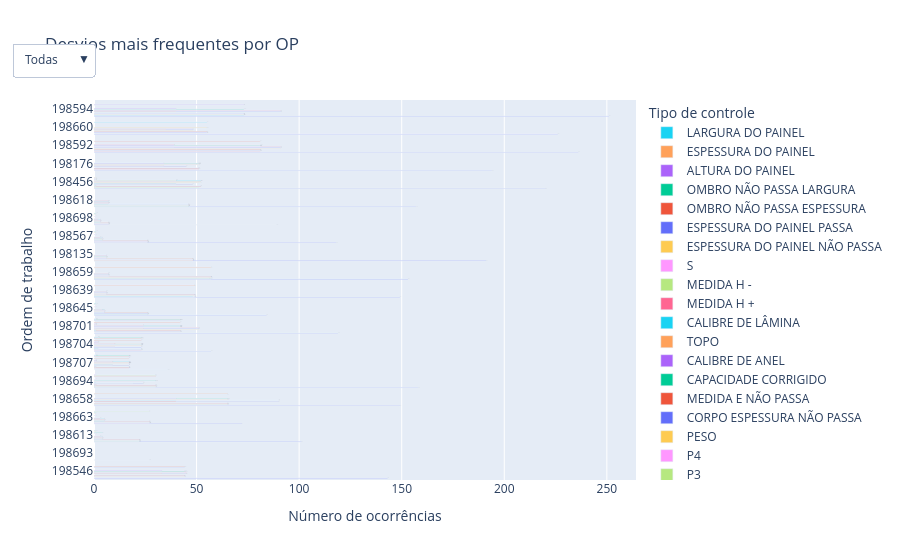

Source (notebook cell):
### Markdown cell above
## Maiores desvios por producao

### Code cell
# Conta cada Tipo de controle por Ordem de trabalhos
contagem = (
    df
    .groupby(['Ordem de trabalhos', 'Tipo de controle'])
    .size()
    .reset_index(name='Quantidade')
)

# Ordena para destacar os tipos mais presentes
contagem = contagem.sort_values(
    ['Ordem de trabalhos', 'Quantidade'],
    ascending=[True, False]
)

# Gráfico com os eixos invertidos
fig = px.bar(
    contagem,
    x='Quantidade',
    y='Ordem de trabalhos',
    color='Tipo de controle',
    orientation='h',
    barmode='group',
    text='Tipo de controle',
    title='Desvios mais frequentes por OP',
    labels={
        'Ordem de trabalhos': 'Ordem de trabalho',
        'Quantidade': 'Número de ocorrências'
    }
)

# Guarda os nomes, cores e dados originais do gráfico
nomes_originais = [
    trace.name
    for trace in fig.data
]

cores_tipos = {
    trace.name: trace.marker.color
    for trace in fig.data
}

dados_originais = {
    'x': [
        list(trace.x)
        for trace in fig.data
    ],
    'y': [
        list(trace.y)
        for trace in fig.data
    ],
    'text': [
        list(trace.text)
        for trace in fig.data
    ],
    'name': nomes_originais,
    'marker.color': [
        trace.marker.color
        for trace in fig.data
    ],
    'visible': [True] * len(fig.data)
}


# Retorna os dados de uma ordem específica
def filtrar_grafico(op=None):

    # Retorna todas as ordens
    if op is None:
        return dados_originais

    # A ordem crescente é intencional:
    # no gráfico horizontal, o último trace aparece no topo
    dados = (
        contagem[
            contagem['Ordem de trabalhos'] == op
        ]
        .sort_values(
            ['Quantidade', 'Tipo de controle'],
            ascending=[True, False]
        )
        .reset_index(drop=True)
    )

    valores_x = []
    valores_y = []
    valores_texto = []
    nomes = []
    cores = []
    visibilidade = []

    for posicao in range(len(fig.data)):

        if posicao < len(dados):
            linha = dados.iloc[posicao]

            tipo = str(linha['Tipo de controle'])
            quantidade = linha['Quantidade']

            valores_x.append([quantidade])
            valores_y.append([op])
            valores_texto.append([quantidade])

            nomes.append(tipo)
            cores.append(cores_tipos[tipo])
            visibilidade.append(True)

        else:
            # Oculta os traces que não são utilizados pela ordem
            nome_original = nomes_originais[posicao]

            valores_x.append([])
            valores_y.append([])
            valores_texto.append([])

            nomes.append(nome_original)
            cores.append(cores_tipos[nome_original])
            visibilidade.append(False)

    return {
        'x': valores_x,
        'y': valores_y,
        'text': valores_texto,
        'name': nomes,
        'marker.color': cores,
        'visible': visibilidade
    }


# Opção para visualizar todas as ordens
botoes = [
    dict(
        label='Todas',
        method='update',
        args=[
            filtrar_grafico(),
            {
                'title': 'Desvios mais frequentes por OP'
            }
        ]
    )
]

# Adiciona cada ordem ao dropdown
for op in OPs:
    botoes.append(
        dict(
            label=op,
            method='update',
            args=[
                filtrar_grafico(op),
                {
                    'title': f'Desvios mais frequentes da OP {op}'
                }
            ]
        )
    )

fig.update_layout(
    updatemenus=[
        dict(
            buttons=botoes,
            direction='down',
            x=0,
            y=1.15,
            showactive=True
        )
    ],
    yaxis={
        'type': 'category',
        'categoryorder': 'array',
        'categoryarray': OPs[::-1]
    },
    legend_title_text='Tipo de controle',
    legend_traceorder='reversed',
    hovermode='y unified'
)

fig.update_traces(
    textposition='outside',
    cliponaxis=False
)

fig.show()
